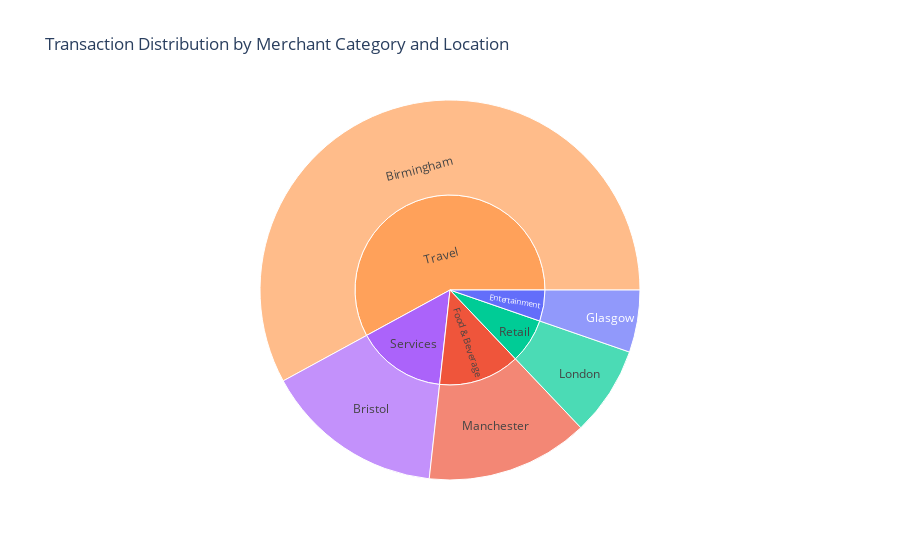

Here is the notebook cell this chart was saved with:
### Code cell
fig = px.sunburst(
    df,
    path=['merchant_category', 'location'],
    values='Amount_GBP',
    title='Transaction Distribution by Merchant Category and Location',
    color='merchant_category'
)

fig.show()

### Figure 1 — Plotly figure (JSON) as saved in the notebook; plotly's stock layout.template omitted (floating-point values rounded to 4 significant figures)
{"data": [{"branchvalues": "total", "customdata": [["Entertainment"], ["Entertainment"], ["Food & Beverage"], ["Food & Beverage"], ["Retail"], ["Retail"], ["Services"], ["Services"], ["Travel"], ["Travel"]], "domain": {"x": [0, 1], "y": [0, 1]}, "hovertemplate": "labels=%{label}<br>Amount_GBP=%{value}<br>parent=%{parent}<br>id=%{id}<br>merchant_category=%{customdata[0]}<extra></extra>", "ids": ["Entertainment/Glasgow", "Entertainment", "Food & Beverage/Manchester", "Food & Beverage", "Retail/London", "Retail", "Services/Bristol", "Services", "Travel/Birmingham", "Travel"], "labels": ["Glasgow", "Entertainment", "Manchester", "Food & Beverage", "London", "Retail", "Bristol", "Services", "Birmingham", "Travel"], "marker": {"colors": ["#636efa", "#636efa", "#EF553B", "#EF553B", "#00cc96", "#00cc96", "#ab63fa", "#ab63fa", "#FFA15A", "#FFA15A"]}, "name": "", "parents": ["Entertainment", "", "Food & Beverage", "", "Retail", "", "Services", "", "Travel", ""], "type": "sunburst", "values": [1812.0, 1812.0, 4735.0, 4735.0, 2603.0, 2603.0, 5239.0, 5239.0, 19820.0, 19820.0]}], "layout": {"legend": {"tracegroupgap": 0}, "title": {"text": "Transaction Distribution by Merchant Category and Location"}}}
